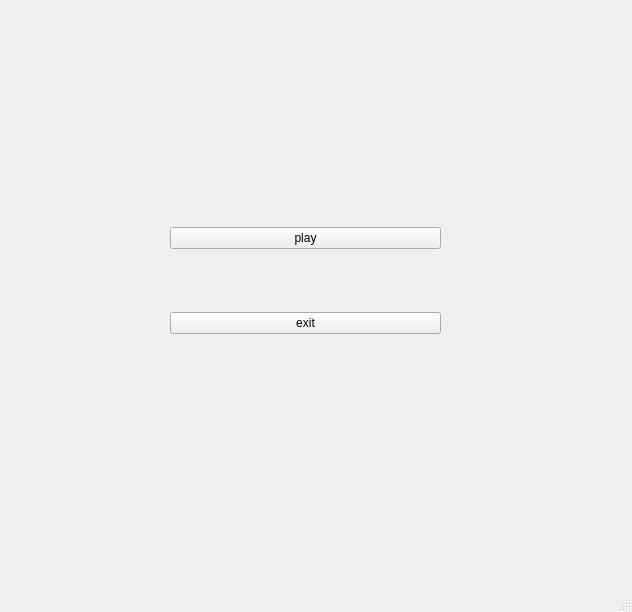
<?xml version="1.0" encoding="UTF-8"?>
<ui version="4.0">
 <class>StartScreen</class>
 <widget class="QMainWindow" name="StartScreen">
  <property name="geometry">
   <rect>
    <x>0</x>
    <y>0</y>
    <width>632</width>
    <height>612</height>
   </rect>
  </property>
  <property name="windowTitle">
   <string>Yamb</string>
  </property>
  <property name="windowIcon">
   <iconset>
    <normaloff>../icons/icon.ico</normaloff>../icons/icon.ico</iconset>
  </property>
  <widget class="QWidget" name="centralwidget">
   <widget class="QWidget" name="verticalLayoutWidget">
    <property name="geometry">
     <rect>
      <x>170</x>
      <y>170</y>
      <width>271</width>
      <height>221</height>
     </rect>
    </property>
    <layout class="QVBoxLayout" name="verticalLayout">
     <item>
      <widget class="QPushButton" name="playButton">
       <property name="text">
        <string>play</string>
       </property>
      </widget>
     </item>
     <item>
      <widget class="QPushButton" name="exitButton">
       <property name="enabled">
        <bool>true</bool>
       </property>
       <property name="sizePolicy">
        <sizepolicy hsizetype="Minimum" vsizetype="Fixed">
         <horstretch>0</horstretch>
         <verstretch>0</verstretch>
        </sizepolicy>
       </property>
       <property name="text">
        <string>exit</string>
       </property>
      </widget>
     </item>
    </layout>
   </widget>
  </widget>
  <widget class="QMenuBar" name="menubar">
   <property name="geometry">
    <rect>
     <x>0</x>
     <y>0</y>
     <width>632</width>
     <height>26</height>
    </rect>
   </property>
  </widget>
  <widget class="QStatusBar" name="statusbar"/>
 </widget>
 <resources/>
 <connections/>
</ui>
